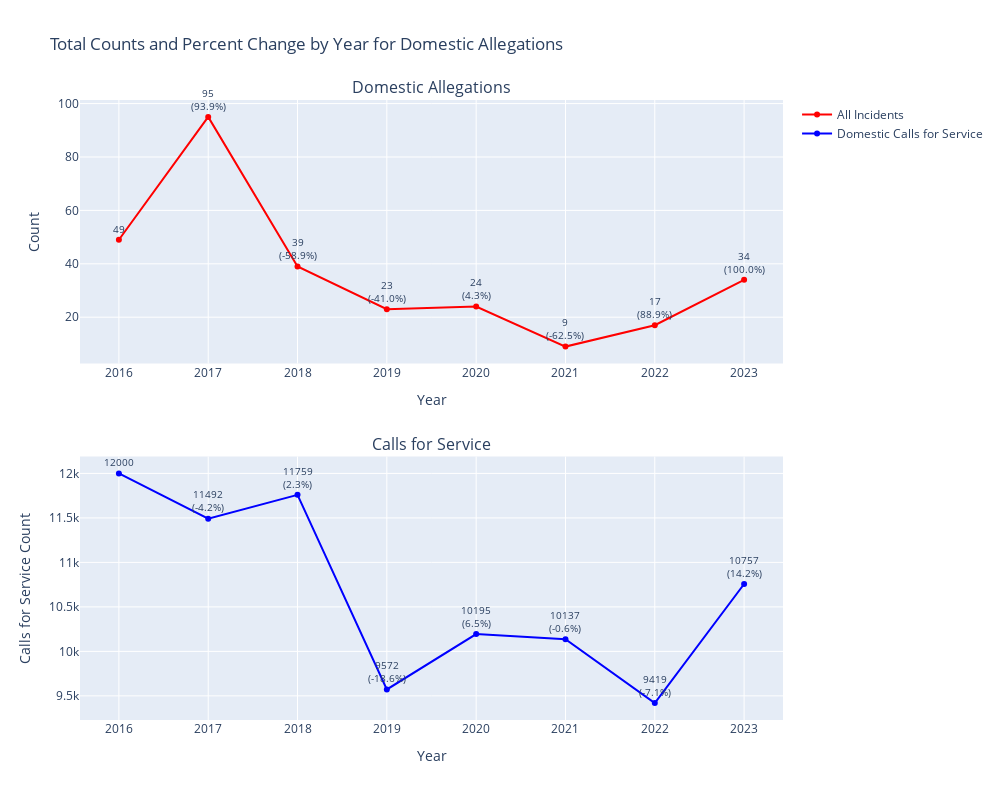
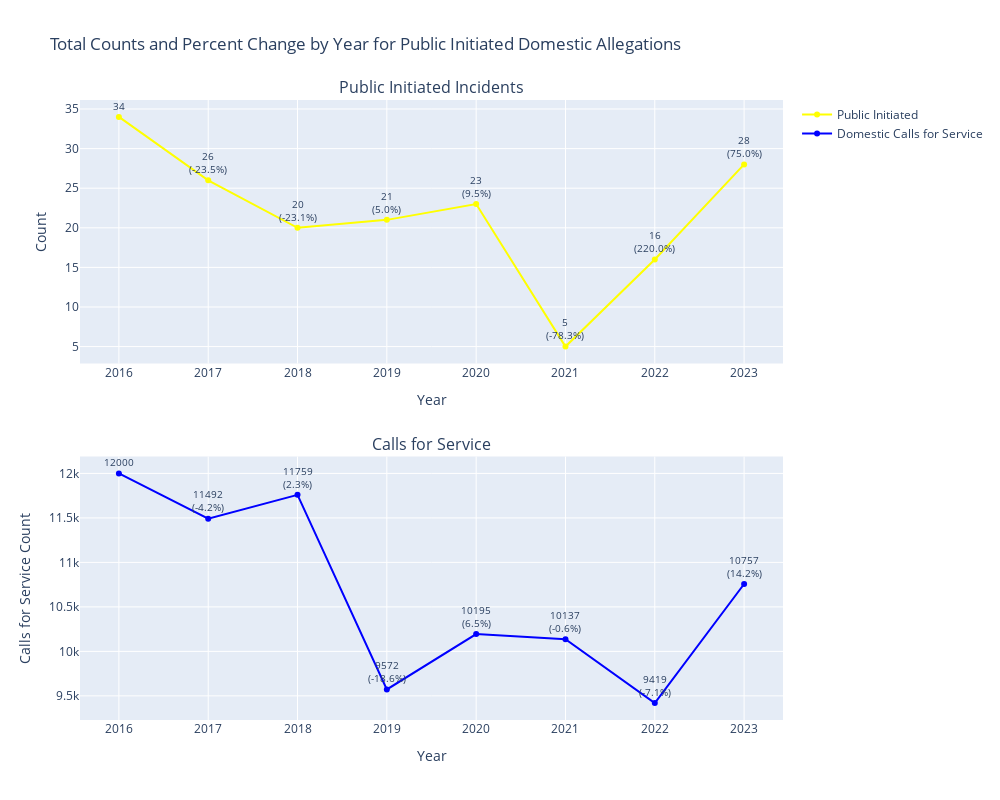
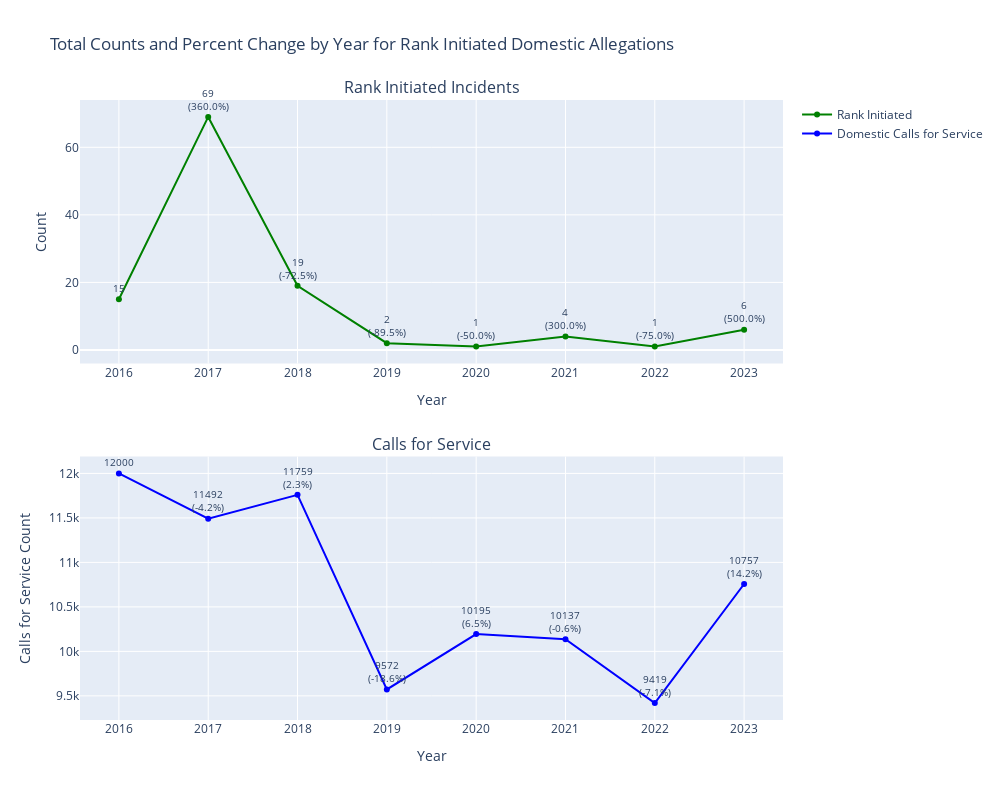

Here is the notebook cell these charts were saved with, in order:
### Code cell
def read_calls_for_service_tbl():
    df = pd.read_csv("../gov-cfs/data/output/calls_for_service_2016_2023.csv")
    return df 

calls_for_service_tbl = read_calls_for_service_tbl()

# Calculate the counts for filtered data
public_initiated_counts = gov_tbl_domestic_violence[gov_tbl_domestic_violence.incident_type == "public initiated"].groupby("year").size()
rank_initiated_counts = gov_tbl_domestic_violence[gov_tbl_domestic_violence.incident_type == "rank initiated"].groupby("year").size()

# Calculate percent changes for filtered data
public_initiated_pct_change = public_initiated_counts.pct_change() * 100
rank_initiated_pct_change = rank_initiated_counts.pct_change() * 100

# Calculate the counts for all incidents
all_incident_counts = gov_tbl_domestic_violence.groupby("year").size()

# Calculate percent changes for all incidents
all_incident_pct_change = all_incident_counts.pct_change() * 100

def format_labels(count, pct):
    if not pd.isna(pct):
        return f'{count}<br>({pct:.1f}%)'
    else:
        return f'{count}'
    
    
# Calculate the counts for calls for service data
calls_for_service_counts = calls_for_service_tbl.groupby("year").size()

# Calculate percent changes for calls for service data
calls_for_service_pct_change = calls_for_service_counts.pct_change() * 100

# Create subplots for each incident chart
fig1 = make_subplots(rows=2, cols=1, subplot_titles=("Public Initiated Incidents", "Calls for Service"), vertical_spacing=0.15)
fig2 = make_subplots(rows=2, cols=1, subplot_titles=("Rank Initiated Incidents", "Calls for Service"), vertical_spacing=0.15)
fig3 = make_subplots(rows=2, cols=1, subplot_titles=("Domestic Allegations", "Calls for Service"), vertical_spacing=0.15)

# Add traces for incident data
fig1.add_trace(go.Scatter(
    x=public_initiated_counts.index,
    y=public_initiated_counts,
    mode='lines+markers+text',
    name='Public Initiated',
    marker=dict(color='yellow'),
    text=[format_labels(count, pct) for count, pct in zip(public_initiated_counts, public_initiated_pct_change)],
    textposition='top center',
    textfont=dict(size=10),
    texttemplate='%{text}',  # Add this line to display the formatted text
    cliponaxis=False  # Add this line to prevent labels from being clipped
), row=1, col=1)

fig2.add_trace(go.Scatter(
    x=rank_initiated_counts.index,
    y=rank_initiated_counts,
    mode='lines+markers+text',
    name='Rank Initiated',
    marker=dict(color='green'),
    text=[format_labels(count, pct) for count, pct in zip(rank_initiated_counts, rank_initiated_pct_change)],
    textposition='top center',
    textfont=dict(size=10),
    texttemplate='%{text}',  # Add this line to display the formatted text
    cliponaxis=False  # Add this line to prevent labels from being clipped
), row=1, col=1)

fig3.add_trace(go.Scatter(
    x=all_incident_counts.index,
    y=all_incident_counts,
    mode='lines+markers+text',
    name='All Incidents',
    marker=dict(color='red'),
    text=[format_labels(count, pct) for count, pct in zip(all_incident_counts, all_incident_pct_change)],
    textposition='top center',
    textfont=dict(size=10),
    texttemplate='%{text}',  # Add this line to display the formatted text
    cliponaxis=False  # Add this line to prevent labels from being clipped
), row=1, col=1)

# Add traces for calls for service data
fig1.add_trace(go.Scatter(
    x=calls_for_service_counts.index,
    y=calls_for_service_counts,
    mode='lines+markers+text',
    name='Domestic Calls for Service',
    marker=dict(color='blue'),
    text=[format_labels(count, pct) for count, pct in zip(calls_for_service_counts, calls_for_service_pct_change)],
    textposition='top center',
    textfont=dict(size=10),
    texttemplate='%{text}',  # Add this line to display the formatted text
    cliponaxis=False  # Add this line to prevent labels from being clipped
), row=2, col=1)

fig2.add_trace(go.Scatter(
    x=calls_for_service_counts.index,
    y=calls_for_service_counts,
    mode='lines+markers+text',
    name='Domestic Calls for Service',
    marker=dict(color='blue'),
    text=[format_labels(count, pct) for count, pct in zip(calls_for_service_counts, calls_for_service_pct_change)],
    textposition='top center',
    textfont=dict(size=10),
    texttemplate='%{text}',  # Add this line to display the formatted text
    cliponaxis=False  # Add this line to prevent labels from being clipped
), row=2, col=1)

fig3.add_trace(go.Scatter(
    x=calls_for_service_counts.index,
    y=calls_for_service_counts,
    mode='lines+markers+text',
    name='Domestic Calls for Service',
    marker=dict(color='blue'),
    text=[format_labels(count, pct) for count, pct in zip(calls_for_service_counts, calls_for_service_pct_change)],
    textposition='top center',
    textfont=dict(size=10),
    texttemplate='%{text}',  # Add this line to display the formatted text
    cliponaxis=False  # Add this line to prevent labels from being clipped
), row=2, col=1)

# Update layout for each subplot
fig1.update_layout(
    title='Total Counts and Percent Change by Year for Public Initiated Domestic Allegations',
    xaxis=dict(title='Year', tickangle=0),
    yaxis=dict(title='Count'),
    xaxis2=dict(title='Year', tickangle=0),
    yaxis2=dict(title='Calls for Service Count'),
    height=800,  # Increase the height of the plot
    width=1000   # Increase the width of the plot
)

fig2.update_layout(
    title='Total Counts and Percent Change by Year for Rank Initiated Domestic Allegations',
    xaxis=dict(title='Year', tickangle=0),
    yaxis=dict(title='Count'),
    xaxis2=dict(title='Year', tickangle=0),
    yaxis2=dict(title='Calls for Service Count'),
    height=800,  # Increase the height of the plot
    width=1000   # Increase the width of the plot
)

fig3.update_layout(
    title='Total Counts and Percent Change by Year for Domestic Allegations',
    xaxis=dict(title='Year', tickangle=0),
    yaxis=dict(title='Count'),
    xaxis2=dict(title='Year', tickangle=0),
    yaxis2=dict(title='Calls for Service Count'),
    height=800,  # Increase the height of the plot
    width=1000   # Increase the width of the plot
)

# Show the charts
fig3.show()
fig1.show()
fig2.show()

### Figure 1 — Plotly figure (JSON) as saved in the notebook; plotly's stock layout.template omitted (floating-point values rounded to 4 significant figures)
{"data": [{"cliponaxis": false, "marker": {"color": "red"}, "mode": "lines+markers+text", "name": "All Incidents", "text": ["49", "95<br>(93.9%)", "39<br>(-58.9%)", "23<br>(-41.0%)", "24<br>(4.3%)", "9<br>(-62.5%)", "17<br>(88.9%)", "34<br>(100.0%)"], "textfont": {"size": 10}, "textposition": "top center", "texttemplate": "%{text}", "type": "scatter", "x": ["2016", "2017", "2018", "2019", "2020", "2021", "2022", "2023"], "xaxis": "x", "y": [49, 95, 39, 23, 24, 9, 17, 34], "yaxis": "y"}, {"cliponaxis": false, "marker": {"color": "blue"}, "mode": "lines+markers+text", "name": "Domestic Calls for Service", "text": ["12000", "11492<br>(-4.2%)", "11759<br>(2.3%)", "9572<br>(-18.6%)", "10195<br>(6.5%)", "10137<br>(-0.6%)", "9419<br>(-7.1%)", "10757<br>(14.2%)"], "textfont": {"size": 10}, "textposition": "top center", "texttemplate": "%{text}", "type": "scatter", "x": [2016, 2017, 2018, 2019, 2020, 2021, 2022, 2023], "xaxis": "x2", "y": [12000, 11492, 11759, 9572, 10195, 10137, 9419, 10757], "yaxis": "y2"}], "layout": {"annotations": [{"font": {"size": 16}, "showarrow": false, "text": "Domestic Allegations", "x": 0.5, "xanchor": "center", "xref": "paper", "y": 1, "yanchor": "bottom", "yref": "paper"}, {"font": {"size": 16}, "showarrow": false, "text": "Calls for Service", "x": 0.5, "xanchor": "center", "xref": "paper", "y": 0.425, "yanchor": "bottom", "yref": "paper"}], "height": 800, "title": {"text": "Total Counts and Percent Change by Year for Domestic Allegations"}, "width": 1000, "xaxis": {"anchor": "y", "domain": [0, 1], "tickangle": 0, "title": {"text": "Year"}}, "xaxis2": {"anchor": "y2", "domain": [0, 1], "tickangle": 0, "title": {"text": "Year"}}, "yaxis": {"anchor": "x", "domain": [0.575, 1], "title": {"text": "Count"}}, "yaxis2": {"anchor": "x2", "domain": [0, 0.425], "title": {"text": "Calls for Service Count"}}}}

### Figure 2 — Plotly figure (JSON) as saved in the notebook; plotly's stock layout.template omitted (floating-point values rounded to 4 significant figures)
{"data": [{"cliponaxis": false, "marker": {"color": "yellow"}, "mode": "lines+markers+text", "name": "Public Initiated", "text": ["34", "26<br>(-23.5%)", "20<br>(-23.1%)", "21<br>(5.0%)", "23<br>(9.5%)", "5<br>(-78.3%)", "16<br>(220.0%)", "28<br>(75.0%)"], "textfont": {"size": 10}, "textposition": "top center", "texttemplate": "%{text}", "type": "scatter", "x": ["2016", "2017", "2018", "2019", "2020", "2021", "2022", "2023"], "xaxis": "x", "y": [34, 26, 20, 21, 23, 5, 16, 28], "yaxis": "y"}, {"cliponaxis": false, "marker": {"color": "blue"}, "mode": "lines+markers+text", "name": "Domestic Calls for Service", "text": ["12000", "11492<br>(-4.2%)", "11759<br>(2.3%)", "9572<br>(-18.6%)", "10195<br>(6.5%)", "10137<br>(-0.6%)", "9419<br>(-7.1%)", "10757<br>(14.2%)"], "textfont": {"size": 10}, "textposition": "top center", "texttemplate": "%{text}", "type": "scatter", "x": [2016, 2017, 2018, 2019, 2020, 2021, 2022, 2023], "xaxis": "x2", "y": [12000, 11492, 11759, 9572, 10195, 10137, 9419, 10757], "yaxis": "y2"}], "layout": {"annotations": [{"font": {"size": 16}, "showarrow": false, "text": "Public Initiated Incidents", "x": 0.5, "xanchor": "center", "xref": "paper", "y": 1, "yanchor": "bottom", "yref": "paper"}, {"font": {"size": 16}, "showarrow": false, "text": "Calls for Service", "x": 0.5, "xanchor": "center", "xref": "paper", "y": 0.425, "yanchor": "bottom", "yref": "paper"}], "height": 800, "title": {"text": "Total Counts and Percent Change by Year for Public Initiated Domestic Allegations"}, "width": 1000, "xaxis": {"anchor": "y", "domain": [0, 1], "tickangle": 0, "title": {"text": "Year"}}, "xaxis2": {"anchor": "y2", "domain": [0, 1], "tickangle": 0, "title": {"text": "Year"}}, "yaxis": {"anchor": "x", "domain": [0.575, 1], "title": {"text": "Count"}}, "yaxis2": {"anchor": "x2", "domain": [0, 0.425], "title": {"text": "Calls for Service Count"}}}}

### Figure 3 — Plotly figure (JSON) as saved in the notebook; plotly's stock layout.template omitted (floating-point values rounded to 4 significant figures)
{"data": [{"cliponaxis": false, "marker": {"color": "green"}, "mode": "lines+markers+text", "name": "Rank Initiated", "text": ["15", "69<br>(360.0%)", "19<br>(-72.5%)", "2<br>(-89.5%)", "1<br>(-50.0%)", "4<br>(300.0%)", "1<br>(-75.0%)", "6<br>(500.0%)"], "textfont": {"size": 10}, "textposition": "top center", "texttemplate": "%{text}", "type": "scatter", "x": ["2016", "2017", "2018", "2019", "2020", "2021", "2022", "2023"], "xaxis": "x", "y": [15, 69, 19, 2, 1, 4, 1, 6], "yaxis": "y"}, {"cliponaxis": false, "marker": {"color": "blue"}, "mode": "lines+markers+text", "name": "Domestic Calls for Service", "text": ["12000", "11492<br>(-4.2%)", "11759<br>(2.3%)", "9572<br>(-18.6%)", "10195<br>(6.5%)", "10137<br>(-0.6%)", "9419<br>(-7.1%)", "10757<br>(14.2%)"], "textfont": {"size": 10}, "textposition": "top center", "texttemplate": "%{text}", "type": "scatter", "x": [2016, 2017, 2018, 2019, 2020, 2021, 2022, 2023], "xaxis": "x2", "y": [12000, 11492, 11759, 9572, 10195, 10137, 9419, 10757], "yaxis": "y2"}], "layout": {"annotations": [{"font": {"size": 16}, "showarrow": false, "text": "Rank Initiated Incidents", "x": 0.5, "xanchor": "center", "xref": "paper", "y": 1, "yanchor": "bottom", "yref": "paper"}, {"font": {"size": 16}, "showarrow": false, "text": "Calls for Service", "x": 0.5, "xanchor": "center", "xref": "paper", "y": 0.425, "yanchor": "bottom", "yref": "paper"}], "height": 800, "title": {"text": "Total Counts and Percent Change by Year for Rank Initiated Domestic Allegations"}, "width": 1000, "xaxis": {"anchor": "y", "domain": [0, 1], "tickangle": 0, "title": {"text": "Year"}}, "xaxis2": {"anchor": "y2", "domain": [0, 1], "tickangle": 0, "title": {"text": "Year"}}, "yaxis": {"anchor": "x", "domain": [0.575, 1], "title": {"text": "Count"}}, "yaxis2": {"anchor": "x2", "domain": [0, 0.425], "title": {"text": "Calls for Service Count"}}}}
